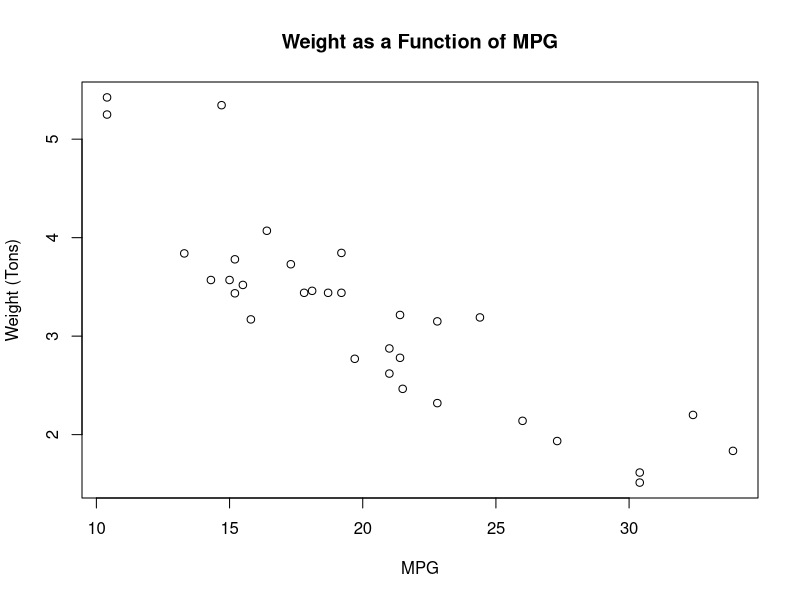
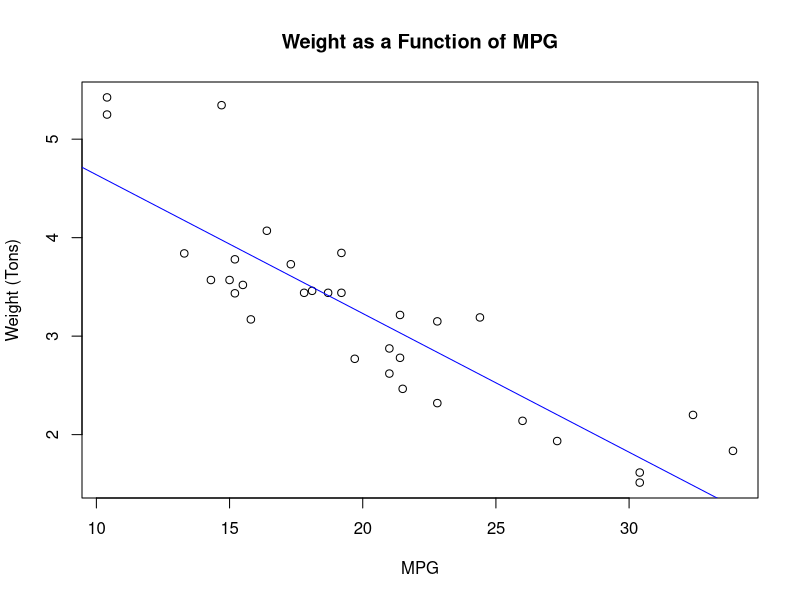

The R source for these figures, in order:
## ---- chunk 1
data(mtcars)
plot(mtcars$mpg, mtcars$wt, xlab = "MPG", ylab = "Weight (Tons)", main = "Weight as a Function of MPG")
## ---- chunk 2
data(mtcars)
plot(mtcars$mpg, mtcars$wt, xlab = "MPG", ylab = "Weight (Tons)", main = "Weight as a Function of MPG")
abline(lm(mtcars$wt ~ mtcars$mpg), col="blue")
